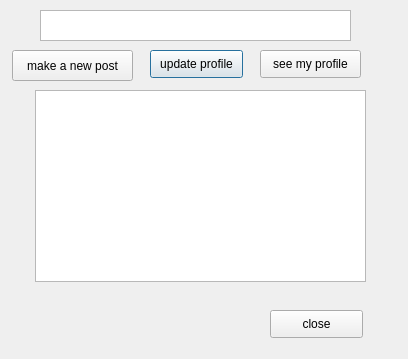
<?xml version="1.0" encoding="UTF-8"?>
<ui version="4.0">
 <class>profiledialogue</class>
 <widget class="QDialog" name="profiledialogue">
  <property name="geometry">
   <rect>
    <x>0</x>
    <y>0</y>
    <width>408</width>
    <height>359</height>
   </rect>
  </property>
  <property name="windowTitle">
   <string>Dialog</string>
  </property>
  <widget class="QTextBrowser" name="name">
   <property name="geometry">
    <rect>
     <x>40</x>
     <y>10</y>
     <width>311</width>
     <height>31</height>
    </rect>
   </property>
  </widget>
  <widget class="QTextBrowser" name="mypost">
   <property name="geometry">
    <rect>
     <x>35</x>
     <y>90</y>
     <width>331</width>
     <height>192</height>
    </rect>
   </property>
  </widget>
  <widget class="QPushButton" name="updateprofile">
   <property name="geometry">
    <rect>
     <x>150</x>
     <y>50</y>
     <width>93</width>
     <height>28</height>
    </rect>
   </property>
   <property name="text">
    <string>update profile</string>
   </property>
  </widget>
  <widget class="QPushButton" name="close">
   <property name="geometry">
    <rect>
     <x>270</x>
     <y>310</y>
     <width>93</width>
     <height>28</height>
    </rect>
   </property>
   <property name="text">
    <string>close</string>
   </property>
  </widget>
  <widget class="QPushButton" name="newpost">
   <property name="geometry">
    <rect>
     <x>12</x>
     <y>50</y>
     <width>121</width>
     <height>31</height>
    </rect>
   </property>
   <property name="text">
    <string>make a new post</string>
   </property>
  </widget>
  <widget class="QPushButton" name="pushButton">
   <property name="geometry">
    <rect>
     <x>260</x>
     <y>50</y>
     <width>101</width>
     <height>28</height>
    </rect>
   </property>
   <property name="text">
    <string>see my profile</string>
   </property>
  </widget>
 </widget>
 <resources/>
 <connections>
  <connection>
   <sender>close</sender>
   <signal>clicked()</signal>
   <receiver>profiledialogue</receiver>
   <slot>close()</slot>
   <hints>
    <hint type="sourcelabel">
     <x>332</x>
     <y>323</y>
    </hint>
    <hint type="destinationlabel">
     <x>384</x>
     <y>72</y>
    </hint>
   </hints>
  </connection>
  <connection>
   <sender>updateprofile</sender>
   <signal>clicked()</signal>
   <receiver>profiledialogue</receiver>
   <slot>close()</slot>
   <hints>
    <hint type="sourcelabel">
     <x>191</x>
     <y>65</y>
    </hint>
    <hint type="destinationlabel">
     <x>388</x>
     <y>100</y>
    </hint>
   </hints>
  </connection>
  <connection>
   <sender>newpost</sender>
   <signal>clicked()</signal>
   <receiver>profiledialogue</receiver>
   <slot>close()</slot>
   <hints>
    <hint type="sourcelabel">
     <x>76</x>
     <y>64</y>
    </hint>
    <hint type="destinationlabel">
     <x>18</x>
     <y>121</y>
    </hint>
   </hints>
  </connection>
 </connections>
</ui>
